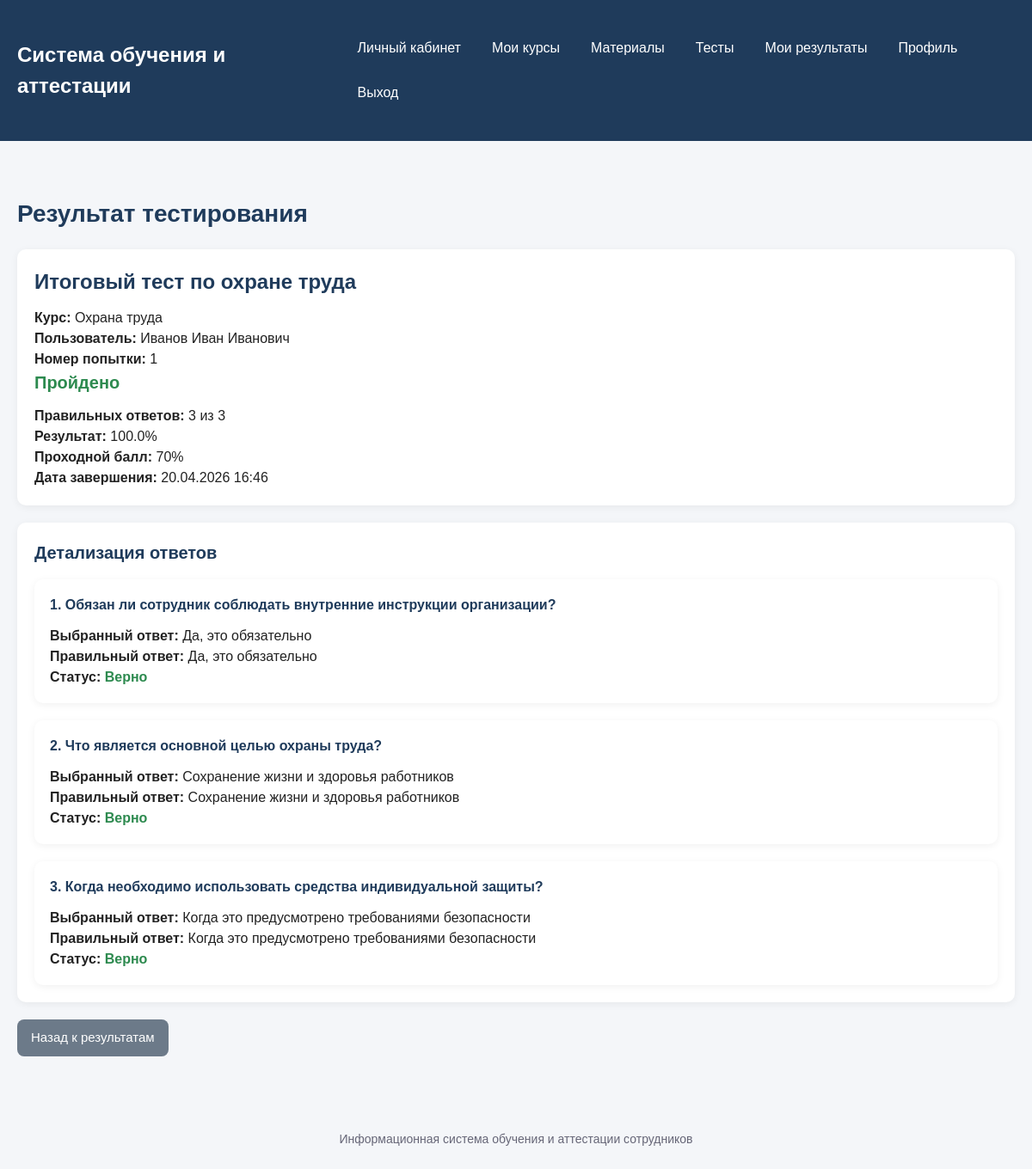
Screenshot of /results/1 (signed in) with the database file from the repository.
### models.py (models this page shows, shortened)
class Test(db.Model):
    __tablename__ = "tests"
    id = db.Column(db.Integer, primary_key=True)
    title = db.Column(db.String(200), nullable=False)
    description = db.Column(db.Text)
    pass_score = db.Column(db.Integer, nullable=False, default=70)
    question_count = db.Column(db.Integer, nullable=False, default=10)
    max_attempts = db.Column(db.Integer, nullable=False, default=3)
    is_active = db.Column(db.Boolean, default=True, nullable=False)
    course_id = db.Column(
        db.Integer,
        db.ForeignKey("courses.id", ondelete="CASCADE"),
        nullable=False
    )
    course = db.relationship("Course", back_populates="tests")
    questions = db.relationship(
        "Question",
        back_populates="test",
        cascade="all, delete-orphan",
        order_by="Question.id.asc()"
    )
    attempts = db.relationship(
        "Attempt",
        back_populates="test",
        cascade="all, delete-orphan"
    )

class Course(db.Model):
    __tablename__ = "courses"
    id = db.Column(db.Integer, primary_key=True)
    title = db.Column(db.String(200), nullable=False)
    description = db.Column(db.Text)
    materials = db.relationship(
        "Material",
        back_populates="course",
        cascade="all, delete-orphan"
    )
    tests = db.relationship(
        "Test",
        back_populates="course",
        cascade="all, delete-orphan"
    )
    assignments = db.relationship(
        "CourseAssignment",
        back_populates="course",
        cascade="all, delete-orphan"
    )

class User(db.Model):
    __tablename__ = "users"
    id = db.Column(db.Integer, primary_key=True)
    full_name = db.Column(db.String(150), nullable=False)
    login = db.Column(db.String(80), unique=True, nullable=False)
    password = db.Column(db.String(255), nullable=False)
    role = db.Column(db.String(30), nullable=False, default="employee")
    assignments = db.relationship(
        "CourseAssignment",
        back_populates="user",
        cascade="all, delete-orphan"
    )
    attempts = db.relationship(
        "Attempt",
        back_populates="user",
        cascade="all, delete-orphan"
    )

class Attempt(db.Model):
    __tablename__ = "attempts"
    id = db.Column(db.Integer, primary_key=True)
    attempt_number = db.Column(db.Integer, nullable=False, default=1)
    correct_answers = db.Column(db.Integer, nullable=False, default=0)
    total_questions = db.Column(db.Integer, nullable=False, default=0)
    score_percent = db.Column(db.Float, nullable=False, default=0.0)
    status = db.Column(db.String(30), nullable=False, default="Не пройдено")
    started_at = db.Column(db.DateTime, default=datetime.utcnow, nullable=False)
    finished_at = db.Column(db.DateTime)
    user_id = db.Column(
        db.Integer,
        db.ForeignKey("users.id", ondelete="CASCADE"),
        nullable=False
    )
    test_id = db.Column(
        db.Integer,
        db.ForeignKey("tests.id", ondelete="CASCADE"),
        nullable=False
    )
    user = db.relationship("User", back_populates="attempts")
    test = db.relationship("Test", back_populates="attempts")
    answers = db.relationship(
        "AttemptAnswer",
        back_populates="attempt",
        cascade="all, delete-orphan",
        order_by="AttemptAnswer.id.asc()"
    )

class AttemptAnswer(db.Model):
    __tablename__ = "attempt_answers"
    id = db.Column(db.Integer, primary_key=True)
    is_correct = db.Column(db.Boolean, default=False, nullable=False)
    attempt_id = db.Column(
        db.Integer,
        db.ForeignKey("attempts.id", ondelete="CASCADE"),
        nullable=False
    )
    question_id = db.Column(
        db.Integer,
        db.ForeignKey("questions.id", ondelete="CASCADE"),
        nullable=False
    )
    selected_option_id = db.Column(
        db.Integer,
        db.ForeignKey("answer_options.id", ondelete="SET NULL"),
        nullable=True
    )
    attempt = db.relationship("Attempt", back_populates="answers")
    question = db.relationship("Question", back_populates="attempt_answers")
    selected_option = db.relationship("AnswerOption", back_populates="selected_answers")

class Question(db.Model):
    __tablename__ = "questions"
    id = db.Column(db.Integer, primary_key=True)
    text = db.Column(db.Text, nullable=False)
    test_id = db.Column(
        db.Integer,
        db.ForeignKey("tests.id", ondelete="CASCADE"),
        nullable=False
    )
    test = db.relationship("Test", back_populates="questions")
    options = db.relationship(
        "AnswerOption",
        back_populates="question",
        cascade="all, delete-orphan",
        order_by="AnswerOption.id.asc()"
    )
    attempt_answers = db.relationship(
        "AttemptAnswer",
        back_populates="question",
        cascade="all, delete-orphan"
    )

class AnswerOption(db.Model):
    __tablename__ = "answer_options"
    id = db.Column(db.Integer, primary_key=True)
    text = db.Column(db.String(300), nullable=False)
    is_correct = db.Column(db.Boolean, default=False, nullable=False)
    question_id = db.Column(
        db.Integer,
        db.ForeignKey("questions.id", ondelete="CASCADE"),
        nullable=False
    )
    question = db.relationship("Question", back_populates="options")
    selected_answers = db.relationship(
        "AttemptAnswer",
        back_populates="selected_option"
    )

### app.py (the view)
@app.route("/results/<int:attempt_id>")
@login_required
def test_result(attempt_id):
    attempt = Attempt.query.get_or_404(attempt_id)
    user = current_user()
    if user.role == "employee" and attempt.user_id != user.id:
        flash("У вас нет доступа к этому результату.", "danger")
        return redirect(url_for("results"))
    return render_template("test_result.html", attempt=attempt)

### app.py (called while the page is built)
def current_user():
    user_id = session.get("user_id")
    if not user_id:
        return None
    return db.session.get(User, user_id)

@app.context_processor
def inject_user():
    return {"current_user": current_user()}

def login_required(view_func):
    @wraps(view_func)
    def wrapper(*args, **kwargs):
        if not current_user():
            flash("Сначала войдите в систему.", "warning")
            return redirect(url_for("login"))
        return view_func(*args, **kwargs)
    return wrapper

### templates/test_result.html (shortened to what this page needs)
{% extends "base.html" %}
{% block content %}
    <h1 class="page-title">Результат тестирования</h1>
    <div class="result-box">
        <h2>{{ attempt.test.title }}</h2>
        <p><strong>Курс:</strong> {{ attempt.test.course.title }}</p>
        <p><strong>Пользователь:</strong> {{ attempt.user.full_name }}</p>
        <p><strong>Номер попытки:</strong> {{ attempt.attempt_number }}</p>
        <div class="result-status {% if attempt.status == 'Пройдено' %}success{% else %}fail{% endif %}">
            {{ attempt.status }}
        </div>
        <p><strong>Правильных ответов:</strong> {{ attempt.correct_answers }} из {{ attempt.total_questions }}</p>
        <p><strong>Результат:</strong> {{ attempt.score_percent }}%</p>
        <p><strong>Проходной балл:</strong> {{ attempt.test.pass_score }}%</p>
        {% if attempt.finished_at %}
            <p><strong>Дата завершения:</strong> {{ attempt.finished_at.strftime('%d.%m.%Y %H:%M') }}</p>
        {% endif %}
    </div>
    <section class="section">
        <h2 class="section-title">Детализация ответов</h2>
        {% if attempt.answers %}
            <div class="question-list">
                {% for answer in attempt.answers %}
                    <div class="question-item">
                        <div class="question-title">
                            {{ loop.index }}. {{ answer.question.text }}
                        </div>
                        <p>
                            <strong>Выбранный ответ:</strong>
                            {% if answer.selected_option %}
                                {{ answer.selected_option.text }}
                            {% else %}
                                Ответ не выбран
                            {% endif %}
                        </p>
                        {% set ns = namespace(correct_text='') %}
                        {% for option in answer.question.options %}
                            {% if option.is_correct %}
                                {% set ns.correct_text = option.text %}
                            {% endif %}
                        {% endfor %}
                        <p><strong>Правильный ответ:</strong> {{ ns.correct_text }}</p>
                        <p>
                            <strong>Статус:</strong>
                            {% if answer.is_correct %}
                                <span class="result-status success" style="font-size: 16px; margin: 0;">
                                    Верно
                                </span>
                            {% else %}
                                <span class="result-status fail" style="font-size: 16px; margin: 0;">
                                    Неверно
                                </span>
                            {% endif %}
                        </p>
                    </div>
                {% endfor %}
            </div>
        {% else %}
            <p>Ответы по этой попытке отсутствуют.</p>
        {% endif %}
    </section>
    <div class="actions">
        <a href="{{ url_for('results') }}" class="btn btn-secondary">Назад к результатам</a>
    </div>
{% endblock %}

### templates/base.html (shortened to what this page needs)
<!DOCTYPE html>
<html lang="ru">
<head>
    <link rel="stylesheet" href="{{ url_for('static', filename='css/style.css') }}">
</head>
<body>
    <header class="header">
        <div class="container header-inner">
            <a class="logo" href="{{ url_for('index') }}">Система обучения и аттестации</a>
            {% if current_user %}
                <nav class="nav">
                    <a href="{{ url_for('dashboard') }}">Личный кабинет</a>
                    {% if current_user.role == 'admin' %}
                        <a href="{{ url_for('users') }}">Пользователи</a>
                        <a href="{{ url_for('courses') }}">Курсы</a>
                        <a href="{{ url_for('materials') }}">Материалы</a>
                        <a href="{{ url_for('tests') }}">Тесты</a>
                        <a href="{{ url_for('questions') }}">Вопросы</a>
                        <a href="{{ url_for('results') }}">Результаты</a>
                        <a href="{{ url_for('reports') }}">Отчёты</a>
                    {% elif current_user.role == 'manager' %}
                        <a href="{{ url_for('courses') }}">Курсы</a>
                        <a href="{{ url_for('tests') }}">Тесты</a>
                        <a href="{{ url_for('results') }}">Результаты</a>
                        <a href="{{ url_for('reports') }}">Отчёты</a>
                    {% elif current_user.role == 'employee' %}
                        <a href="{{ url_for('courses') }}">Мои курсы</a>
                        <a href="{{ url_for('materials') }}">Материалы</a>
                        <a href="{{ url_for('tests') }}">Тесты</a>
                        <a href="{{ url_for('results') }}">Мои результаты</a>
                    {% endif %}
                    <a href="{{ url_for('profile') }}">Профиль</a>
                    <a href="{{ url_for('logout') }}">Выход</a>
                </nav>
            {% endif %}
        </div>
    </header>
    <main class="container">
        {% block content %}{% endblock %}
    </main>
    <footer class="footer">
        <div class="container">
            <p>Информационная система обучения и аттестации сотрудников</p>
        </div>
    </footer>
</body>
</html>

### static/css/style.css (style rules this page uses)
* { box-sizing: border-box; margin: 0; padding: 0; }
body { font-family: Arial, sans-serif; background: #f4f6f9; color: #222; line-height: 1.5; }
a { color: #1f5aa6; text-decoration: none; }
.container { width: 100%; max-width: 1200px; margin: 0 auto; padding: 20px; }
.header { background: #1f3b5b; color: #ffffff; padding: 16px 0; margin-bottom: 24px; }
.header-inner { display: flex; justify-content: space-between; align-items: center; gap: 16px; }
.logo { font-size: 24px; font-weight: bold; color: #ffffff; }
.nav { display: flex; flex-wrap: wrap; gap: 12px; }
.nav a { color: #ffffff; padding: 8px 12px; border-radius: 6px; }
.page-title { font-size: 28px; margin-bottom: 20px; color: #1f3b5b; }
.section { background: #ffffff; border-radius: 10px; padding: 20px; margin-bottom: 20px; box-shadow: 0 2px 10px rgba(0, 0, 0, 0.06); }
.section-title { font-size: 20px; margin-bottom: 16px; color: #1f3b5b; }
.btn { display: inline-block; padding: 10px 16px; border: none; border-radius: 8px; cursor: pointer; font-size: 15px; text-align: center; text-decoration: none; transition: 0.2s ease; }
.btn-secondary { background: #6c7a89; color: #ffffff; }
.actions { display: flex; flex-wrap: wrap; gap: 8px; }
.result-box { padding: 20px; border-radius: 10px; margin-bottom: 20px; background: #ffffff; box-shadow: 0 2px 10px rgba(0, 0, 0, 0.06); }
.result-box h2 { margin-bottom: 12px; color: #1f3b5b; }
.result-status { font-size: 20px; font-weight: bold; margin-bottom: 12px; }
.result-status.success { color: #2d8a4f; }
.question-list { display: flex; flex-direction: column; gap: 20px; }
.question-item { background: #ffffff; border-radius: 10px; padding: 18px; box-shadow: 0 2px 10px rgba(0, 0, 0, 0.06); }
.question-title { font-weight: bold; margin-bottom: 12px; color: #1f3b5b; }
.footer { margin-top: 30px; padding: 16px 0; text-align: center; color: #667; font-size: 14px; }

### rows the page displays
Test: test "Итоговый тест по охране труда", test.pass_score "70"
Course: test.course "Охрана труда"
User: user.full_name "Иванов Иван Иванович"
Attempt: attempt_number "1", status "Пройдено", correct_answers "3", total_questions "3", score_percent "100.0", finished_at "20.04.2026 16:46"
AttemptAnswer: question.text "Обязан ли сотрудник соблюдать внутренние инструкции организации?", selected_option.text "Да, это обязательно", is_correct "Верно"
AnswerOption: correct_text "Да, это обязательно"
AttemptAnswer: question.text "Что является основной целью охраны труда?", selected_option.text "Сохранение жизни и здоровья работников", is_correct "Верно"
AnswerOption: correct_text "Сохранение жизни и здоровья работников"
AttemptAnswer: question.text "Когда необходимо использовать средства индивидуальной защиты?", selected_option.text "Когда это предусмотрено требованиями безопасности", is_correct "Верно"
AnswerOption: correct_text "Когда это предусмотрено требованиями безопасности"
